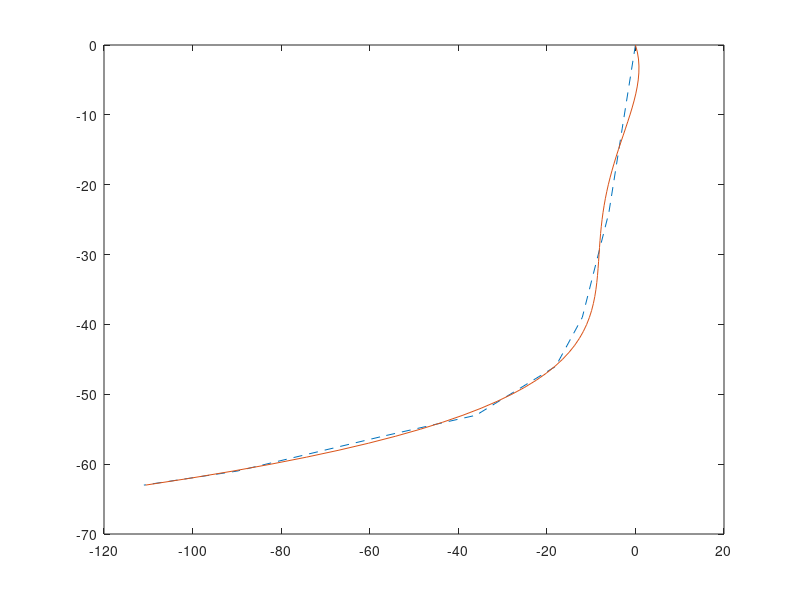

Recreate this plot in MATLAB.

x=[0, -3, -6,      -12, -18 , -36, -57, -90, -111]
y=[0, -12, -24, -39, -46 , -53, -56, -61, -63]
% % x=-2:0.05:2;
% % y=x.^3-2*x;
% X=[x;exp(x)];
% A=y*X'*(X*X')^-1;
% plot(A*X, y,'LineStyle','--');
% hold on
plot(x,y)


% x=[0, -5.1,      -12, -18 , -36, -57, -111]
% y=[0, -18.7, -29.3, -46 , -53, -56, -63]

plot(x,y,'LineStyle','--')
hold on


Y=[y; y.^2; y.^3; y.^4]
B=x*Y'*(Y*Y')^-1;


y=-63:0
Y=[y; y.^2; y.^3; y.^4]
plot(B*Y,y) 

 fprintf(  '%f %f %f %f ', B.' ) ;
